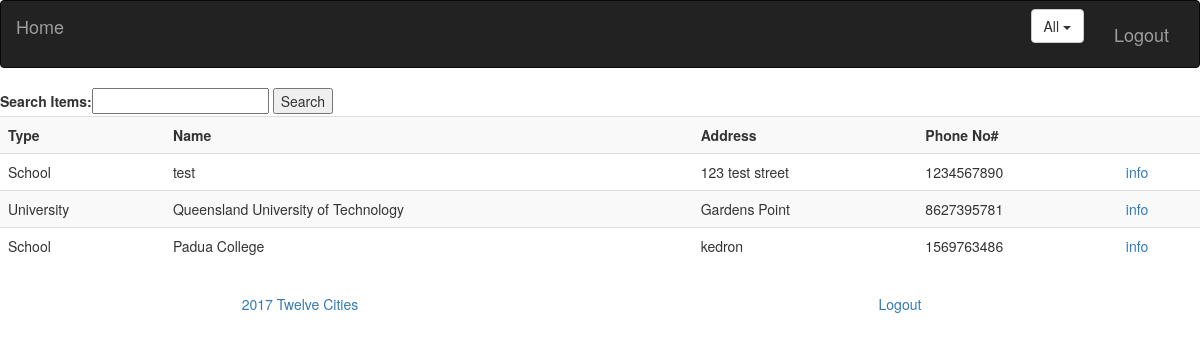
The page /item/ on the database its author committed.
### loginlanding/models.py (models this page shows, shortened)
class facilities(models.Model):
	email = models.CharField(max_length=200)
	name = models.CharField(max_length=200)
	address = models.CharField(max_length=200)
	facilityType = models.CharField(max_length=200)
	phone = models.CharField(max_length=10)
	description = models.TextField
	latitude = models.DecimalField(max_digits=8, decimal_places=4)
	longitude = models.DecimalField(max_digits=8, decimal_places=4)

### loginlanding/views.py (the view)
# urls.py: url('in/(?P<id>[a-z,A-Z,0-9]+)/$', views.index2, name='index'),
def index(request):
    if request.method == 'POST':
        form = search(request.POST)
        if form.is_valid():
            userSearch = form.data['search']
            return redirect('/item/search/'+userSearch, permanent=True)
    else:
        form = search()
    all_facilities = facilities.objects.all()
    template = loader.get_template('loginlanding/index.html')
    context = {
        'all_facilities': all_facilities,
    }
    return render(request, 'loginlanding/index.html', {'all_facilities': all_facilities, 'form': form})

### loginlanding/forms.py
class search(forms.Form):
    search = forms.CharField(label='Search Items', max_length=100)

### loginlanding/templates/loginlanding/index.html (shortened to what this page needs)
{% extends 'loginlanding/base.html' %}
{% block base %}
	<form action="" method="post">
    {{ form }}
    <input type="submit" value="Search" />
    <table class="table table-striped">
        <tr>
            <th>Type</th>
            <th>Name</th>
            <th>Address</th>
            <th>Phone No#</th>
            <th></th>
        </tr>
        {% for facilities in all_facilities %}
            <tr>
            <td>{{facilities.facilityType}}</td>
            <td>{{ facilities.name }}</td>
            <td>{{ facilities.address }}</td>
            <td>{{ facilities.phone }}</td>
            <td><a href="/item/{{ facilities.id }}/">info</a></td>
            </tr>
        {% endfor %}
    </table>
{% endblock %}

### static/landing/style.css (style rules this page uses)
table { width: 50%; margin-left: auto; margin-right: auto; }
body { background: white; }

### rows shown on the page
facilities: facilityType "School", name "test", address "123 test street", phone "1234567890"
facilities: facilityType "University", name "Queensland University of Technology", address "Gardens Point", phone "8627395781"
facilities: facilityType "School", name "Padua College", address "kedron", phone "1569763486"
